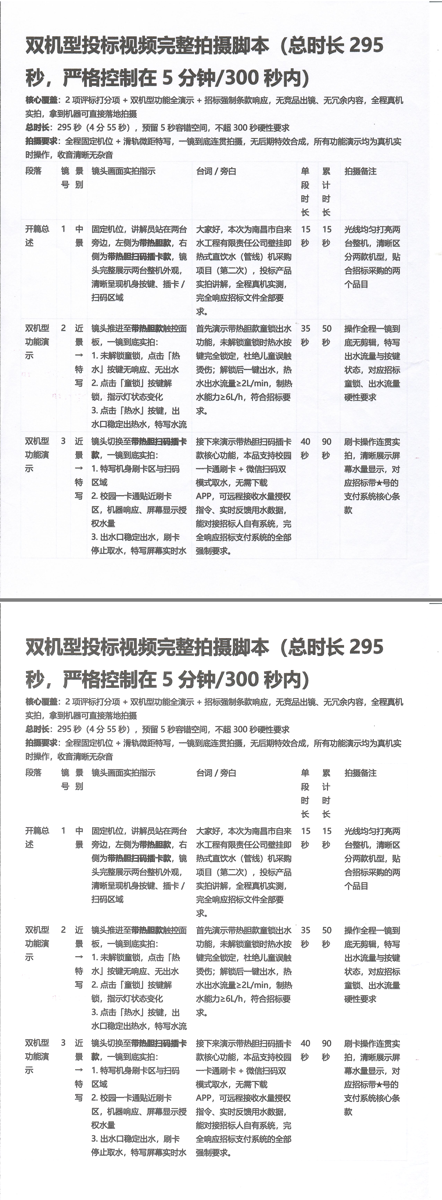
#> input picture auto_compare.png, 442 x 1200 px
$ python -i skew_detect.py   (imports and definitions only)
#> lines starting #> are read from the running program, lines starting #| are printed output that depends on the picture; after the words box and inside, x2 and y2 are one past the last pixel; in counts of white or black regions, pixels touching at a corner belong together
#> further down, picture is the input picture: PIL image 442x1200 RGB; mean R, G, B 233.6, 233.4, 234.3
"""
倾斜角检测引擎 — HP Scan Tool v4.0

纯 PIL 实现的投影法（projection profile），**零第三方依赖**。
选型依据见 `docs/design/2026-10-20_纠偏实现选型_实测_v1.0.md`：
`deskew` 库要拖进 183.7 MB 依赖链（EXE 62 MB -> 245 MB），而其内部
本质也是投影法，自实现的纯 PIL 版本角度输出与之逐个一致、还快 3-13 倍。

符号约定（★ 本模块最容易搞错的地方，动代码前先读这段）
--------------------------------------------------------------
本模块的一切旋转都用 **PIL 的 `Image.rotate(angle)`**。

**Pillow 的 `rotate` 是逆时针为正**（实测：图顶中央的方块，
`rotate(+10)` 向左移到 x=86、`rotate(-10)` 向右移到 x=114）。
不要按"顺时针为正"理解，那样会整个算反。

设页面被 PIL 旋转了 θ 得到 P（`P = 原始.rotate(θ)`）：

* 把 P 再转 `-θ` 才摆正；
* 行投影锐利度（相邻行投影之差的绝对值之和）在**文本行被拉平**时最大，
  也就是在 `a = -θ` 时最大 —— 即 **锐利度最大处的角度 = 生成角的相反数**；
* 所以 `estimate_skew` **直接返回这个 argmax 本身**，它已经是可直接施加给
  `Image.rotate` 的纠偏量：

      img.rotate(estimate_skew(img))    # 直接摆正，调用方不要再取负

* 反过来讲：真实扫描件若在物理上顺时针歪了 θ 度，`estimate_skew` 会返回
  **+θ**（PIL 角度意义下），施加后正好摆正。

自检锚点（`tests/test_skew_detect.py` 已锁死）：
`PIL rotate(+3)` 生成的图 → `estimate_skew` 返回 `-3.0`。
"""

from typing import Optional

from PIL import Image

__all__ = ["ink_ratio", "estimate_skew", "deskew_image"]


# mode "1" 是位打包的，每个字节的 1 比特个数 = popcount，用它把
# 位数据还原成像素计数（C 层 translate，比逐像素 Python 循环快两个数量级）
_POPCOUNT = bytes(bin(i).count("1") for i in range(256))

# 直角页保护阈值：0 度与最优角锐利度相差不到 0.5% 时优先取 0 度。
# 锐利度曲线在峰值附近很平（实测相邻 0.25 度只差 0.1%），没有这条保护，
# 摆正的页面会被噪声推到 ±0.5 度，白白转一次。
_ZERO_EPS = 5e-3

# 最小有效角度：|angle| 小于该阈值 ⇒ 没有值得纠正的倾斜。
# 取粗搜步长（2.0°）的一半：低于 0.75° 的倾斜肉眼几乎不可见，
# 不值得为它做一次 BICUBIC 重采样（近空白页会被"白转"一次，四角补白）。
_MIN_EFFECTIVE_ANGLE = 0.75

# 稀疏页的墨迹上限：墨迹占比低于此值 ⇒ 页面几乎没有成形的行结构，
# 此时亚度级的"角度"是噪声的产物（实测墨迹 0.66% 的近空白页会给出 ±0.5°
# 的伪角），必须判为"无法判定"（返回 None，不纠偏也不提示）。
#
# ★ 这个阈值**只**用于亚度级判定，不会把正常文档判成空白：
#   真实文档的墨迹占比可能只有百分之几，那种文档只要有真实倾斜
#   （|angle| ≥ 0.75°）照样能正确判角。
#   空白页保护仍由 min_ink_ratio（0.005）负责，本阈值不抬高它。
_MIN_EFFECTIVE_ANGLE_MAX_INK = 0.01


def _to_gray(img):
    """转灰度。已是 L 模式的直接返回，不做无谓的全图拷贝。"""
    return img if img.mode == "L" else img.convert("L")


def _binarize(gray, threshold):
    """灰度 + 二值化（入参须为 L 模式），返回 mode "1"。

    **墨迹(暗) -> 0，纸白(亮) -> 255**

    这个映射方向是必须的，不能反：搜索时旋转二值图用 `fillcolor=255`
    填四角，255 必须代表"纸白"。若把墨迹编码成 255，旋转出来的四个角
    会变成大片假墨迹，行投影被角形楔子带偏（实测 0 度页的估计会偏 0.5 度）。
    """
#> called with threshold = 200
    return gray.point(lambda p: 0 if p < threshold else 255, mode="1")
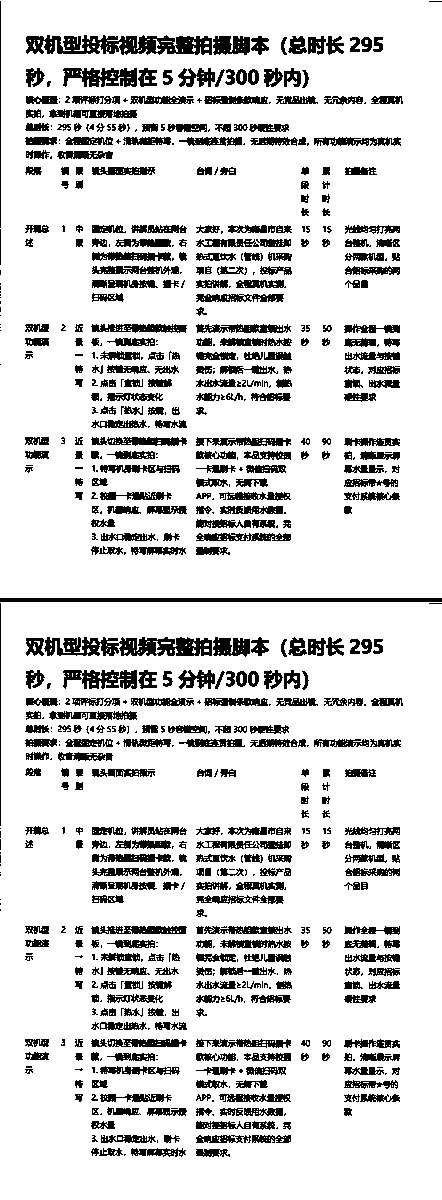
#> returned value: PIL image 442x1200 1; 84.3% white; 684 black regions (218 under 20 px), largest, box (x1, y1, x2, y2) and area: (26, 35, 212, 55) 2561, (44, 637, 212, 656) 2241, (0, 598, 442, 602) 1768


def _binary_stats(gray, threshold):
    """二值化并统计，返回 (二值图, 墨迹像素数, 纸白像素数)。入参须为 L 模式。"""
    binary = _binarize(gray, threshold)
    width, height = binary.size
#> width = 442; height = 1200
    total = width * height
#> total = 530400
    if total == 0:
        return binary, 0, 0
    # tobytes() 每行补齐到字节边界，补位恒为 0（算作"墨迹"也不影响总数）
    white = sum(binary.tobytes().translate(_POPCOUNT))
#> white = 447019
    return binary, total - white, white


def _row_profile(bin_img):
    """行投影：每一行的纸白像素数。

    用纸白而不是墨迹计数：|白[i+1] - 白[i]| 与 |墨[i+1] - 墨[i]| 完全相等
    （白 + 墨 = 行宽），但白像素在 mode "1" 里是"置位"，可以直接 popcount。
    """
    width, height = bin_img.size
    stride = (width + 7) // 8
    data = bin_img.tobytes().translate(_POPCOUNT)
    return [sum(data[y * stride:(y + 1) * stride]) for y in range(height)]


def _sharpness(profile):
    """锐利度 = 相邻行投影之差的绝对值之和。文本行被拉平时最大。"""
    total = 0
    previous = None
    for value in profile:
        if previous is not None:
            total += abs(value - previous)
        previous = value
    return total


# [13 lines left out: function ink_ratio, not called in this run]


def _candidate_angles(low, high, step):
    """等距候选角列表（含两端）。"""
    if step <= 0:
        return [low]
    count = int(round((high - low) / step))
    return [round(low + i * step, 6) for i in range(count + 1)]


def _evaluate(binary, angles, best_angle=None, best_score=None):
    """在候选角里找行投影锐利度最大的那个。

    返回 (角度, 锐利度)。锐利度严格更高者胜（峰值附近虽然很平，但真峰值的
    判定必须靠分数本身，不能用"角度小者优先"去偏置）；只在 **0 度**与最优角
    几乎打平时才保 0 度。
    """
    scores = {}
    if best_angle is not None:
        scores[best_angle] = best_score
    for angle in angles:
        rotated = binary.rotate(angle, resample=Image.BILINEAR, fillcolor=255)
        scores[angle] = _sharpness(_row_profile(rotated))
    best_angle = max(scores, key=lambda a: scores[a])
    best_score = scores[best_angle]
    if (0.0 in scores and abs(0.0) < abs(best_angle)
            and scores[0.0] >= best_score * (1.0 - _ZERO_EPS)):
        return 0.0, scores[0.0]
    return best_angle, best_score


def estimate_skew(img, max_angle=8.0, coarse=2.0, fine=0.5,
                  target_width=1000, threshold=200,
                  min_ink_ratio=0.005) -> Optional[float]:
    """估计需要施加给 PIL `Image.rotate` 的旋转角（度）以把文档摆正。

    返回 None 表示"无法判定"（空白页 / 墨迹过少 / 找不到主方向），
    调用方据此**跳过纠偏、也不提示用户**。

    ★ 符号约定（最容易搞错的地方）：
      本项目的旋转一律用 PIL 的 `Image.rotate(angle)`，**Pillow 逆时针为正**
      （实测：顶部标记 `rotate(+10)` 向左移）。
      投影锐利度最大处 = 真实旋转角的**相反数**，所以本函数返回的是
      **已经取过相反数、可直接施加给 PIL 的纠偏量**。
      调用方拿返回值直接 `img.rotate(angle)` 即可摆正，不要再取负。

    参数：
        max_angle     搜索范围 ±max_angle 度
        coarse        粗搜步长（度）
        fine          细搜步长（度）
        target_width  缩略图目标宽度（在此宽度上算角度，不碰全分辨率）
        threshold     灰度二值化阈值，< threshold 算墨迹
        min_ink_ratio 低于此墨迹占比视为空白页，直接返回 None

    ★ 最小有效角度：|angle| < 0.75°（粗搜步长的一半）视为"没有可纠正的倾斜"。
      稀疏页（墨迹占比 < 1%）返回 None（伪角来自噪声）；有结构的页面返回 0.0。
      两者都不纠偏、不提示。
    """
    if img is None:
        return None

    # 1) 低墨迹保护：空白页/近乎空白页不判角度（否则空白页会被白转）
    gray = _to_gray(img)
    binary, ink, white = _binary_stats(gray, threshold)
#> ink = 83381; white = 447019
    total = binary.width * binary.height
#> total = 530400
    if total == 0:
        return None
    ink_ratio_value = ink / float(total)
#> ink_ratio_value = 0.157
    if ink_ratio_value < min_ink_ratio:
        return None
    if white == 0:
        # 整页全黑：一行纸白都没有 => 没有任何行结构，无从判断角度
        return None

    # 2) 缩到 target_width 以内再算角度（角度与分辨率无关，全尺寸太慢）
    work = gray
    if target_width > 0 and work.width > target_width:
        scale = target_width / float(work.width)
        work = work.resize((target_width, max(1, int(work.height * scale))),
                            Image.LANCZOS)
    binary = _binarize(work, threshold)
    if binary.width == 0 or binary.height == 0:
        return None

    # 3) 粗搜：±max_angle，步长 coarse
    coarse_angles = _candidate_angles(-max_angle, max_angle, coarse)
    best_angle, best_score = _evaluate(binary, coarse_angles)
#> the loop in _evaluate, `for angle in angles:` made 9 passes
#> pass 1, in _evaluate, `rotated = binary.rotate(angle, resample=Image.BILINEAR, fillcolor=255)`:
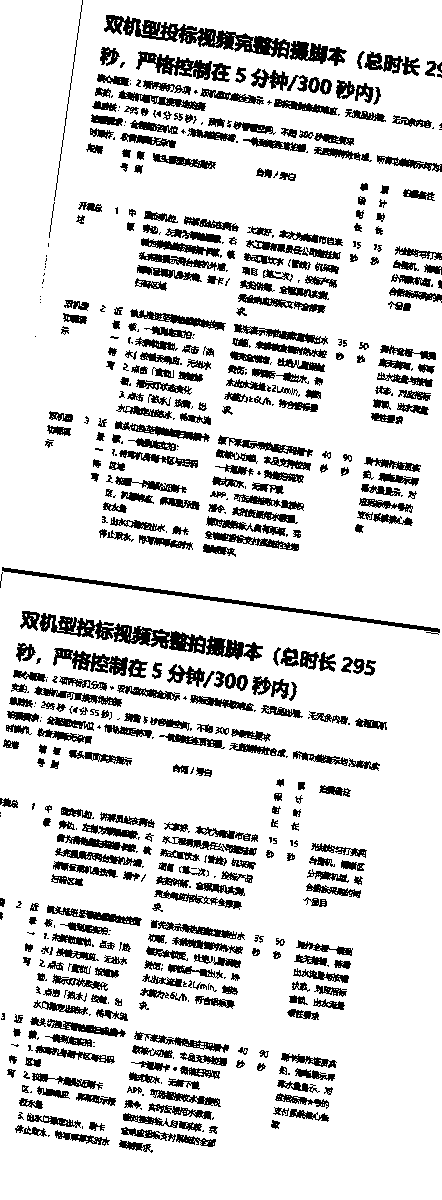
#> rotated: PIL image 442x1200 1; 84.6% white; 612 black regions (175 under 20 px), largest, box (x1, y1, x2, y2) and area: (39, 613, 263, 661) 2986, (104, 15, 290, 59) 2557, (2, 567, 440, 635) 1781
#> after the loop in _evaluate, `for angle in angles:`:
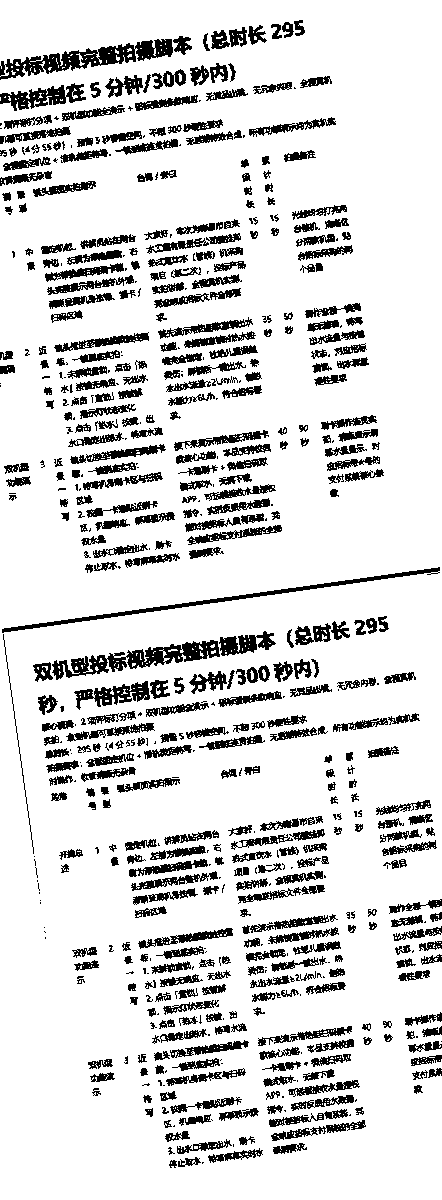
#> rotated: PIL image 442x1200 1; 84.9% white; 622 black regions (185 under 20 px), largest, box (x1, y1, x2, y2) and area: (0, 39, 173, 80) 2463, (52, 640, 220, 680) 2246, (2, 567, 440, 633) 1781
#> after the loop in _evaluate, `for angle in angles:`: scores = 9 items
#> in _evaluate, `best_angle = max(scores, key=lambda a: scores[a])`: best_angle = 0
#> in _evaluate, `best_score = scores[best_angle]`: best_score = 24690
#> best_angle = 0; best_score = 24690
    if best_angle is None:
        return None

    # 4) 细搜：粗搜最优 ±coarse 内，步长 fine
    fine_angles = _candidate_angles(
        max(-max_angle, best_angle - coarse),
        min(max_angle, best_angle + coarse),
        fine,
    )
#> fine_angles = [-2, -1.5, -1, -0.5, 0, 0.5, 1, 1.5, 2]
    best_angle, best_score = _evaluate(
        binary, fine_angles, best_angle, best_score)
#> call 2 of _evaluate, with best_angle = 0, best_score = 24690
#> the loop in _evaluate (call 2), `for angle in angles:` made 9 passes
#> angle on passes 1 to 9: -2, -1.5, -1, -0.5, 0, 0.5, 1, 1.5, 2
#> pass 1, in _evaluate (call 2), `rotated = binary.rotate(angle, resample=Image.BILINEAR, fillcolor=255)`:
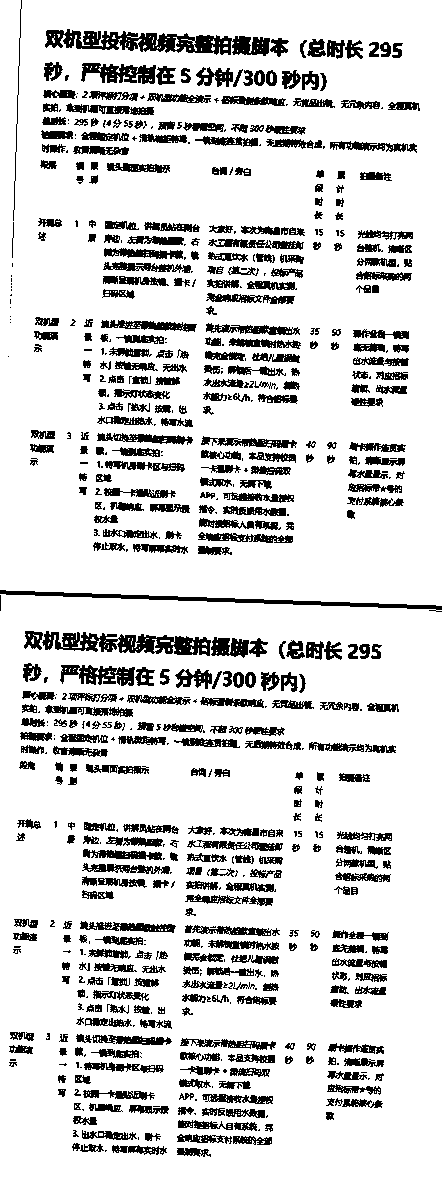
#> rotated: PIL image 442x1200 1; 84.3% white; 647 black regions (189 under 20 px), largest, box (x1, y1, x2, y2) and area: (45, 29, 270, 56) 3131, (42, 631, 211, 656) 2241, (0, 590, 442, 612) 1783
#> pass 2, in _evaluate (call 2), `rotated = binary.rotate(angle, resample=Image.BILINEAR, fillcolor=255)`:
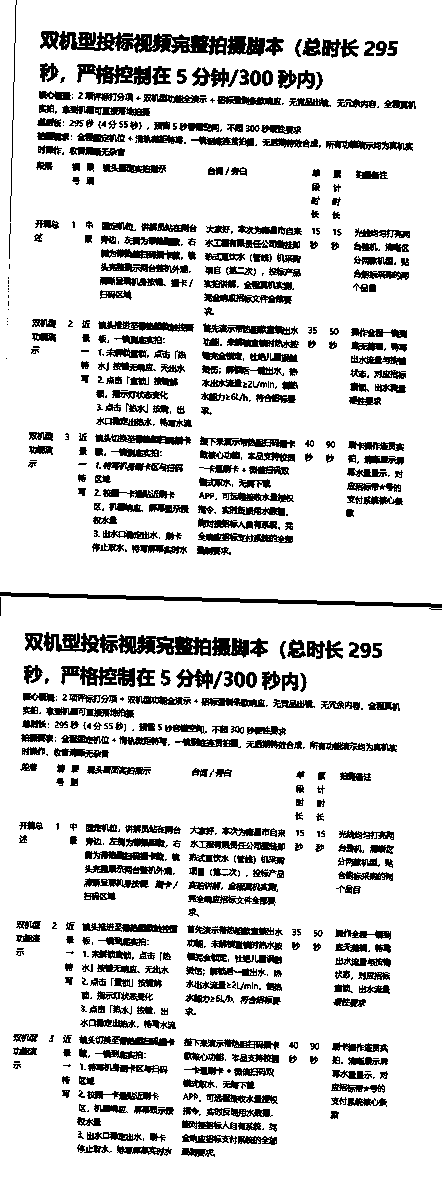
#> rotated: PIL image 442x1200 1; 84.3% white; 664 black regions (201 under 20 px), largest, box (x1, y1, x2, y2) and area: (40, 31, 265, 56) 3138, (43, 632, 211, 656) 2241, (0, 592, 442, 610) 1782
#> pass 3, in _evaluate (call 2), `rotated = binary.rotate(angle, resample=Image.BILINEAR, fillcolor=255)`:
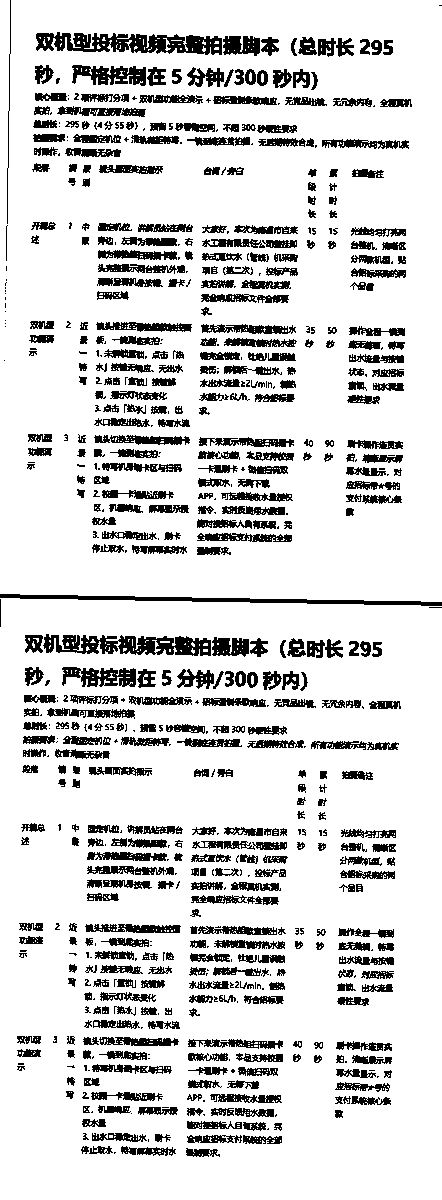
#> rotated: PIL image 442x1200 1; 84.3% white; 663 black regions (200 under 20 px), largest, box (x1, y1, x2, y2) and area: (36, 32, 222, 55) 2561, (43, 634, 211, 656) 2241, (0, 594, 442, 606) 1768
#> after the loop in _evaluate (call 2), `for angle in angles:`:
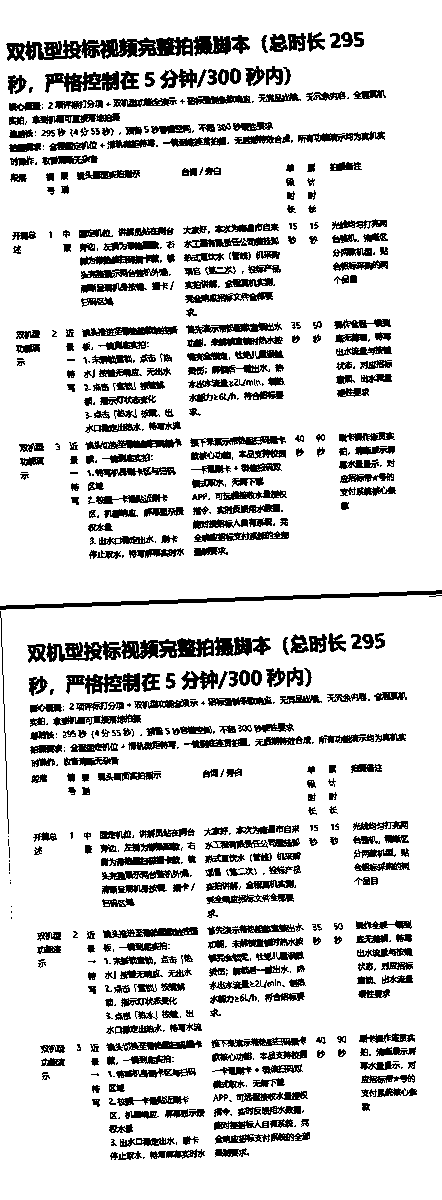
#> rotated: PIL image 442x1200 1; 84.3% white; 647 black regions (194 under 20 px), largest, box (x1, y1, x2, y2) and area: (6, 36, 231, 61) 3134, (46, 636, 271, 662) 2984, (0, 590, 442, 610) 1782

    # 5) 没有任何行结构（纯色图等）=> 无从判断
    if not best_score:
        return None

    # 6) 最小有效角度：|angle| < 0.75°（粗搜步长的一半）⇒ 没有值得纠正的倾斜
    #    - 稀疏页（墨迹占比很低）：亚度级角度来自噪声而不是真实倾斜，
    #      判为"无法判定"⇒ 返回 None（不纠偏、不提示），
    #      避免近空白页被白转一次（BICUBIC 重采样 + 四角补白）。
    #    - 有结构的页面：亚度级角度直接归零（0 度 = 摆正），
    #      同样不纠偏、不提示，但保留"这是一个有效判定"的语义。
    if abs(best_angle) < _MIN_EFFECTIVE_ANGLE:
        if ink_ratio_value < _MIN_EFFECTIVE_ANGLE_MAX_INK:
            return None
        return 0.0
    return best_angle


# [34 lines left out: function deskew_image, not called in this run]

>>> from PIL import Image
>>> picture = Image.open('auto_compare.png')
>>> result = estimate_skew(picture)
#> result = 0
